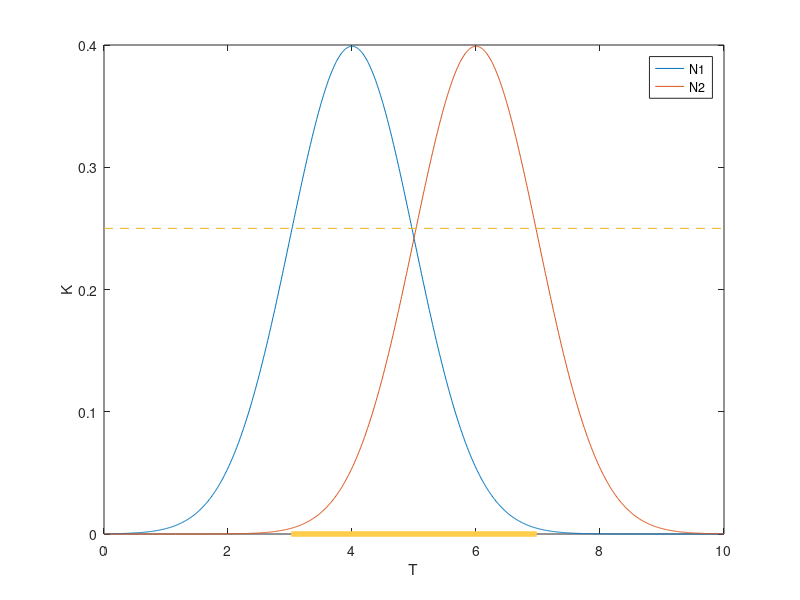

This chart was generated by the following MATLAB code:
x1 = [0:.01:10];
y1 = normpdf(x1,4,1);

x2 = [0:.01:10];
y2 = normpdf(x2,6,1);

x = [0:.01: 10];
y= y1+y2;
figure;
plot(x1,y1)
hold on
plot(x2,y2)
hold on
threshold = 0.25;
line([0,10],[threshold,threshold],'LineStyle','--')
hold on
regionX = x(y>0.25);
if sum(diff(regionX)>0.010001) ==0 
   line([regionX(1),regionX(end)],[0,0], 'Color',[1 0.8 0.3],'LineWidth',4)
   hold off
else
   midPoint = find(diff(regionX)>0.01001);
   line([regionX(1),regionX(midPoint)],[0,0], 'Color',[1 0.8 0.3],'LineWidth',4)
   hold on
   line([regionX(midPoint+1),regionX(end)],[0,0], 'Color',[1 0.8 0.3],'LineWidth',4)
   hold off
end
% line([t1,t2],[y,y])
% hold off
legend('N1', 'N2')
ylabel('K')
xlabel('T')